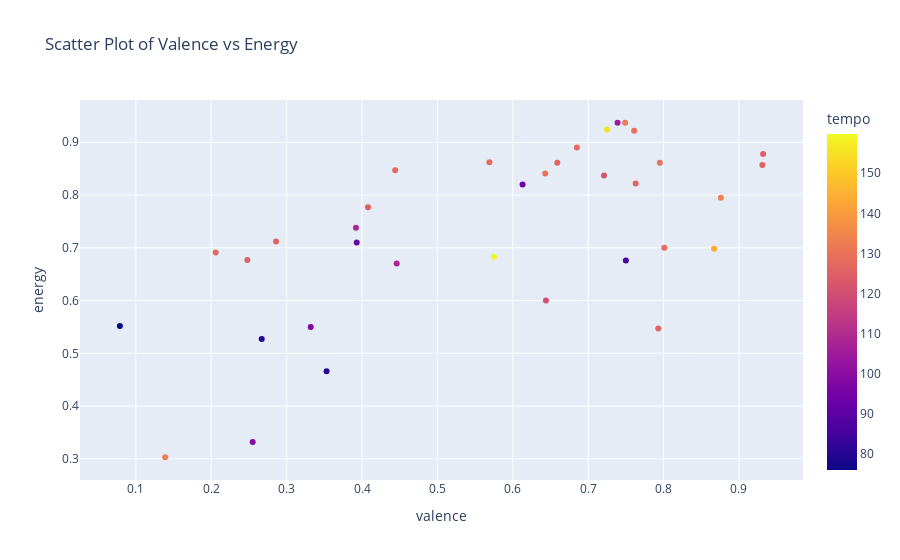

The notebook cell saved with this chart:
### Markdown cell above
From the figure above, in the playlist, the most popular songs are around medium tempo and danceability. It could have different results when testing different playlists. Most of the songs in the playlist are below 0.8 danceability. It seems that it has a logarithmic relationship, for this playlist.

### Code cell
# valence vs energy scatterplot
scatter_valence_energy = px.scatter(playlist_df, x='valence', y='energy',color='tempo',
                                    title='Scatter Plot of Valence vs Energy')
scatter_valence_energy.show()

### Figure 1 — Plotly figure (JSON) as saved in the notebook; plotly's stock layout.template omitted (floating-point values rounded to 4 significant figures)
{"data": [{"hovertemplate": "valence=%{x}<br>energy=%{y}<br>tempo=%{marker.color}<extra></extra>", "legendgroup": "", "marker": {"color": [130.0, 128.0, 134.0, 108.0, 133.4, 98.97, 127.0, 126.0, 130.0, 129.9, 96.98, 120.0, 125.0, 122.0, 128.0, 159.8, 128.0, 104.0, 107.9, 93.0, 85.98, 155.0, 126.0, 132.1, 78.92, 126.0, 125.0, 75.88, 128.0, 91.97, 124.9, 128.0, 144.0, 126.0, 79.94], "coloraxis": "coloraxis", "symbol": "circle"}, "mode": "markers", "name": "", "orientation": "v", "showlegend": false, "type": "scatter", "x": [0.795, 0.685, 0.876, 0.446, 0.139, 0.255, 0.793, 0.659, 0.761, 0.643, 0.332, 0.644, 0.932, 0.721, 0.444, 0.575, 0.569, 0.739, 0.392, 0.613, 0.75, 0.725, 0.286, 0.749, 0.267, 0.931, 0.408, 0.0789, 0.801, 0.393, 0.248, 0.206, 0.867, 0.763, 0.353], "xaxis": "x", "y": [0.861, 0.89, 0.795, 0.67, 0.303, 0.332, 0.547, 0.861, 0.922, 0.841, 0.55, 0.6, 0.878, 0.837, 0.847, 0.683, 0.862, 0.937, 0.738, 0.82, 0.676, 0.924, 0.712, 0.937, 0.527, 0.857, 0.777, 0.552, 0.7, 0.71, 0.677, 0.691, 0.698, 0.822, 0.466], "yaxis": "y"}], "layout": {"coloraxis": {"colorbar": {"title": {"text": "tempo"}}, "colorscale": [[0, "#0d0887"], [0.1111, "#46039f"], [0.2222, "#7201a8"], [0.3333, "#9c179e"], [0.4444, "#bd3786"], [0.5556, "#d8576b"], [0.6667, "#ed7953"], [0.7778, "#fb9f3a"], [0.8889, "#fdca26"], [1, "#f0f921"]]}, "legend": {"tracegroupgap": 0}, "title": {"text": "Scatter Plot of Valence vs Energy"}, "xaxis": {"anchor": "y", "domain": [0, 1], "title": {"text": "valence"}}, "yaxis": {"anchor": "x", "domain": [0, 1], "title": {"text": "energy"}}}}
